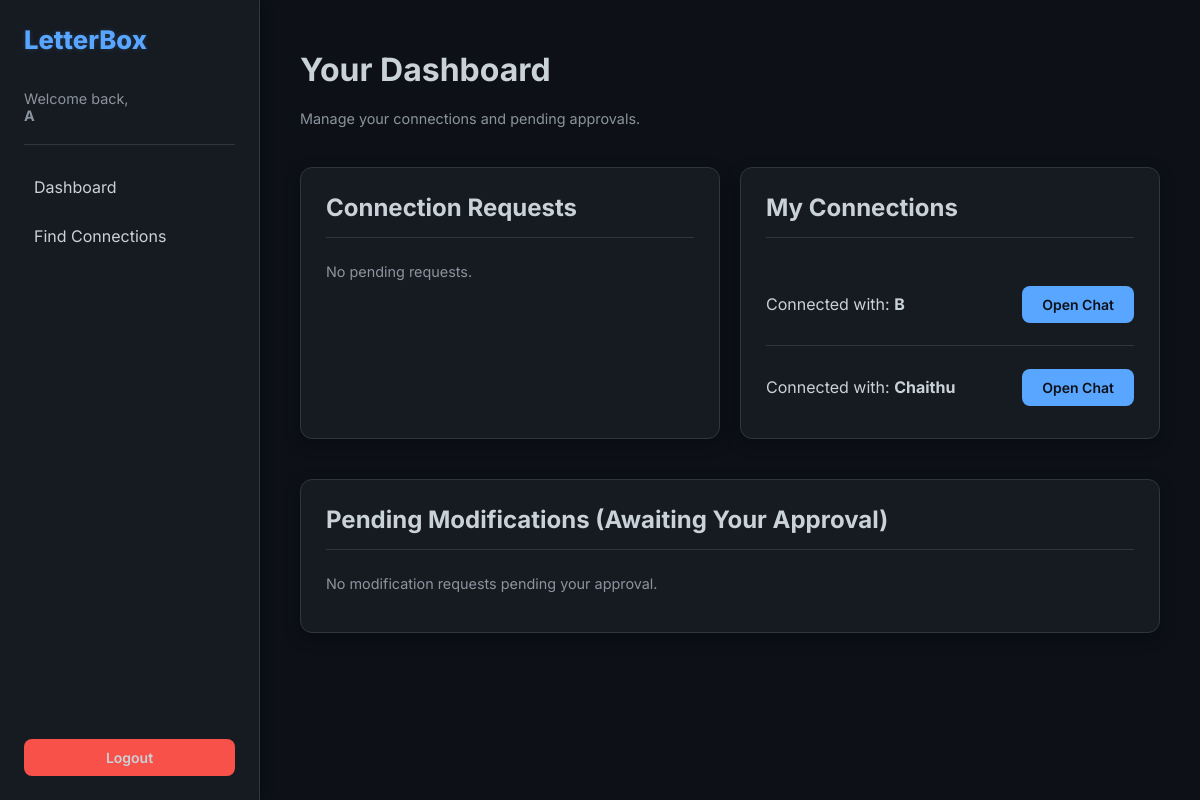
Page /dashboard/ (signed in) on the committed database.
### letters/models.py (models this page shows, shortened)
class UserConnection(models.Model):
    STATUS_CHOICES = (
        ("PENDING", "Pending"),
        ("ACCEPTED", "Accepted"),
    )
    requester = models.ForeignKey(
        User, related_name="sent_requests", on_delete=models.CASCADE
    )
    receiver = models.ForeignKey(
        User, related_name="received_requests", on_delete=models.CASCADE
    )
    status = models.CharField(max_length=10, choices=STATUS_CHOICES, default="PENDING")
    class Meta:
        unique_together = ("requester", "receiver")

### letters/views_ui.py (the view)
# urls.py: path("dashboard/", views_ui.dashboard, name="dashboard"),
@login_required
def dashboard(request):
    pending_requests = UserConnection.objects.filter(
        receiver=request.user,
        status="PENDING"
    )
    accepted_connections = UserConnection.objects.filter(
        Q(requester=request.user) | Q(receiver=request.user),
        status="ACCEPTED"
    )
    modifications = ModificationRequest.objects.filter(
        letter__receiver=request.user,
        status="PENDING"
    )
    return render(request, "letters/dashboard.html", {
        "pending_requests": pending_requests,
        "connections": accepted_connections,
        "modifications": modifications,
    })

### letters/templates/letters/dashboard.html
{% extends "letters/base.html" %}
{% block content %}
<div class="content-header">
    <h1>Your Dashboard</h1>
    <p class="text-muted">Manage your connections and pending approvals.</p>
</div>
<div class="card-grid" style="display: grid; grid-template-columns: repeat(auto-fit, minmax(300px, 1fr)); gap: 20px;">
    <div class="card fade-in">
        <h2>Connection Requests</h2>
        {% for req in pending_requests %}
            <div class="list-item">
                <p><strong>{{ req.requester.username }}</strong> wants to connect.</p>
                <a href="{% url 'accept' req.id %}" class="btn btn-success">Accept</a>
            </div>
        {% empty %}
            <p class="text-muted">No pending requests.</p>
        {% endfor %}
    </div>
    <div class="card fade-in">
        <h2>My Connections</h2>
        {% for conn in connections %}
            <div class="list-item">
                {% if conn.requester == user %}
                    <p>Connected with: <strong>{{ conn.receiver.username }}</strong></p>
                    <a href="{% url 'conversation' conn.receiver.id %}" class="btn btn-primary">Open Chat</a>
                {% else %}
                    <p>Connected with: <strong>{{ conn.requester.username }}</strong></p>
                    <a href="{% url 'conversation' conn.requester.id %}" class="btn btn-primary">Open Chat</a>
                {% endif %}
            </div>
        {% empty %}
            <p class="text-muted">No connections yet. <a href="{% url 'search_user' %}" class="btn btn-ghost" style="border:none; padding: 0;">Find someone.</a></p>
        {% endfor %}
    </div>
</div>
<div class="card fade-in" style="margin-top: 20px;">
    <h2>Pending Modifications (Awaiting Your Approval)</h2>
    {% for mod in modifications %}
        <div class="list-item">
            <p>
                <strong style="color: var(--warning);">Modification Request</strong> for Letter #{{ mod.letter.id }}
                <br>
                <small class="text-muted">Requested by: {{ mod.requested_by.username }} ({{ mod.requested_at|date:"M d, H:i" }})</small>
            </p>
            <a href="{% url 'approve' mod.id %}" class="btn btn-success">Approve</a>
        </div>
    {% empty %}
        <p class="text-muted">No modification requests pending your approval.</p>
    {% endfor %}
</div>
{% endblock %}

### letters/templates/letters/base.html (shortened to what this page needs)
<!DOCTYPE html>
<html lang="en">
<head>
</head>
<body>
{% if user.is_authenticated %}
    <div class="sidebar">
        <div class="logo">LetterBox</div>
        <div class="user-info">
            Welcome back,<br><strong>{{ user.username }}</strong>
        </div>
        <nav style="flex-grow: 1; margin-bottom: 20px;">
            <a href="{% url 'dashboard' %}" class="nav-link">Dashboard</a>
            <a href="{% url 'search_user' %}" class="nav-link">Find Connections</a>
        </nav>
        <a href="{% url 'logout' %}" class="btn btn-danger">Logout</a>
    </div>
{% endif %}
<div class="main-content">
    {% block content %}{% endblock %}
</div>
</body>
</html>

### letters/templates/letters/base.html (style rules this page uses)
:root { --bg: #0d1117; --panel: #161b22; --surface: #21262d; --border: #30363d; --text: #c9d1d9; --muted: #8b949e; --accent: #58a6ff; --success: #3fb950; --warning: #d29922; --danger: #f85149; --shadow-color: rgba(0, 0, 0, 0.4); }
* { box-sizing: border-box; }
body { margin: 0; font-family: 'Inter', -apple-system, BlinkMacSystemFont, "Segoe UI", Roboto, "Helvetica Neue", Arial, sans-serif; background: var(--bg); color: var(--text); min-height: 100vh; display: flex; overflow-x: hidden; }
.sidebar { width: 260px; background: var(--panel); border-right: 1px solid var(--border); padding: 24px; display: flex; flex-direction: column; min-height: 100vh; position: sticky; top: 0; box-shadow: 2px 0 10px var(--shadow-color); }
.logo { font-size: 1.6rem; font-weight: 800; color: var(--accent); margin-bottom: 35px; text-shadow: 0 0 5px rgba(88, 166, 255, 0.2); }
.user-info { color: var(--muted); padding-bottom: 20px; border-bottom: 1px solid var(--border); margin-bottom: 20px; font-size: 0.9em; }
.nav-link { display: block; padding: 12px 10px; color: var(--text); text-decoration: none; transition: background 0.2s, color 0.2s; border-radius: 6px; margin-bottom: 5px; }
.main-content { flex-grow: 1; padding: 50px 40px; }
h1, h2, h3 { color: var(--text); margin-top: 0; font-weight: 700; }
h2 { border-bottom: 1px solid var(--border); padding-bottom: 15px; margin-bottom: 25px; font-size: 1.5rem; }
.content-header { margin-bottom: 40px; }
.card { background: var(--panel); border: 1px solid var(--border); border-radius: 12px; padding: 25px; margin-bottom: 20px; box-shadow: 0 5px 15px var(--shadow-color); }
.list-item { display: flex; justify-content: space-between; align-items: center; padding: 15px 0; border-bottom: 1px solid var(--border); }
.list-item:last-child { border-bottom: none; padding-bottom: 0; }
.btn { padding: 10px 20px; border-radius: 8px; border: none; cursor: pointer; font-size: 14px; font-weight: 600; text-decoration: none; display: inline-block; transition: all 0.2s ease; text-align: center; }
.btn-primary { background: var(--accent); color: var(--bg); }
.btn-danger { background: var(--danger); color: var(--text); }
.text-muted { color: var(--muted); font-size: 0.9em; }
.fade-in { animation: fade 0.5s ease-out; }

### rows in the picture
UserConnection: receiver.username "B"
UserConnection: receiver.username "Chaithu"

### other values in the picture
{{ user.username }} "A"
